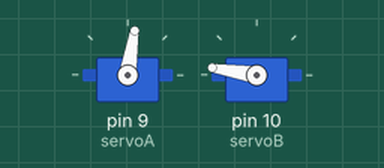
This sketch was run on a simulated Arduino Uno, built with avr-gcc and run on an emulated ATmega328P. Parts: 2 × servo.

Above: at 0.05 s.
At 0.95 s:
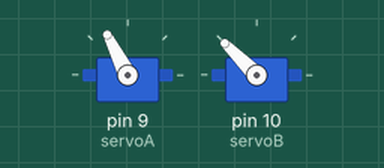
At 1.6 s:
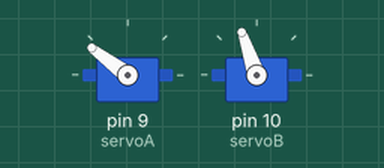
At 3.2 s:
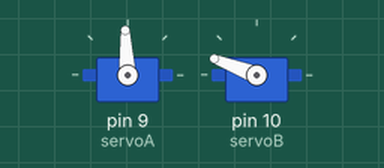
Timing chart, 0 to 8.1 s (numbered marks = the images above):
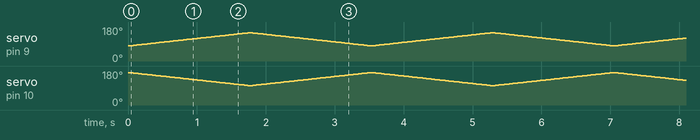

The sketch:

nenita_final.ino
```cpp
#include <Servo.h>

Servo servoA;
Servo servoB;
int pos = 50;

void setup() {

servoA.attach(9);
servoB.attach(10);
servoA.write(50);
servoB.write(50);

}
void loop() {

 for(int pos = 80;pos < 150; pos++)
   {
     servoA.write(pos);
     servoB.write(252 - pos);
     delay(25);
   }
   for(int pos = 150;pos > 80; pos--)
{
servoA.write(pos);
servoB.write(252 - pos);
delay(25);
}
}
```
